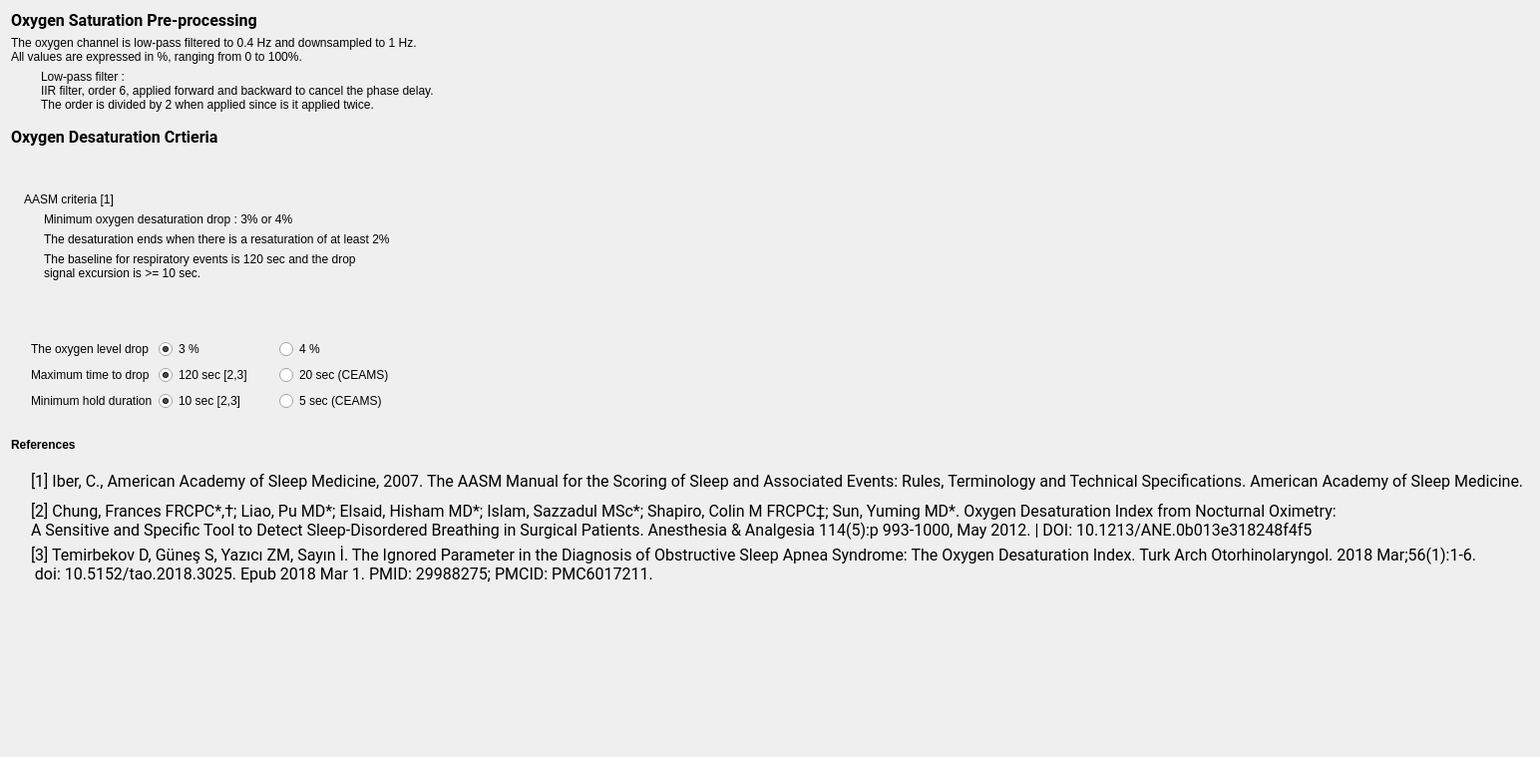
<?xml version="1.0" encoding="UTF-8"?>
<ui version="4.0">
 <class>DetectionSettings</class>
 <widget class="QWidget" name="DetectionSettings">
  <property name="geometry">
   <rect>
    <x>0</x>
    <y>0</y>
    <width>1544</width>
    <height>759</height>
   </rect>
  </property>
  <property name="windowTitle">
   <string/>
  </property>
  <property name="styleSheet">
   <string notr="true">font: 12pt &quot;Roboto&quot;;</string>
  </property>
  <layout class="QVBoxLayout" name="verticalLayout">
   <item>
    <widget class="QLabel" name="label_10">
     <property name="maximumSize">
      <size>
       <width>16777215</width>
       <height>30</height>
      </size>
     </property>
     <property name="font">
      <font>
       <family>Roboto</family>
       <pointsize>12</pointsize>
       <weight>50</weight>
       <italic>false</italic>
       <bold>false</bold>
      </font>
     </property>
     <property name="text">
      <string>&lt;html&gt;&lt;head/&gt;&lt;body&gt;&lt;p&gt;&lt;span style=&quot; font-weight:600;&quot;&gt;Oxygen Saturation Pre-processing&lt;/span&gt;&lt;/p&gt;&lt;/body&gt;&lt;/html&gt;</string>
     </property>
    </widget>
   </item>
   <item>
    <widget class="QLabel" name="label_11">
     <property name="minimumSize">
      <size>
       <width>0</width>
       <height>0</height>
      </size>
     </property>
     <property name="text">
      <string>The oxygen channel is low-pass filtered to 0.4 Hz and downsampled to 1 Hz.
All values are expressed in %, ranging from 0 to 100%.</string>
     </property>
    </widget>
   </item>
   <item>
    <layout class="QGridLayout" name="gridLayout_2">
     <item row="0" column="1">
      <widget class="QLabel" name="label_14">
       <property name="text">
        <string>Low-pass filter : 
IIR filter, order 6, applied forward and backward to cancel the phase delay. 
The order is divided by 2 when applied since is it applied twice.</string>
       </property>
      </widget>
     </item>
     <item row="0" column="0">
      <spacer name="horizontalSpacer_12">
       <property name="orientation">
        <enum>Qt::Horizontal</enum>
       </property>
       <property name="sizeType">
        <enum>QSizePolicy::Fixed</enum>
       </property>
       <property name="sizeHint" stdset="0">
        <size>
         <width>30</width>
         <height>20</height>
        </size>
       </property>
      </spacer>
     </item>
     <item row="1" column="1">
      <spacer name="verticalSpacer_3">
       <property name="orientation">
        <enum>Qt::Vertical</enum>
       </property>
       <property name="sizeType">
        <enum>QSizePolicy::Minimum</enum>
       </property>
       <property name="sizeHint" stdset="0">
        <size>
         <width>20</width>
         <height>10</height>
        </size>
       </property>
      </spacer>
     </item>
    </layout>
   </item>
   <item>
    <widget class="QLabel" name="label">
     <property name="font">
      <font>
       <family>Roboto</family>
       <pointsize>12</pointsize>
       <weight>50</weight>
       <italic>false</italic>
       <bold>false</bold>
      </font>
     </property>
     <property name="text">
      <string>&lt;html&gt;&lt;head/&gt;&lt;body&gt;&lt;p&gt;&lt;span style=&quot; font-weight:600;&quot;&gt;Oxygen Desaturation Crtieria&lt;/span&gt;&lt;/p&gt;&lt;/body&gt;&lt;/html&gt;</string>
     </property>
    </widget>
   </item>
   <item>
    <layout class="QHBoxLayout" name="horizontalLayout_2">
     <item>
      <widget class="QLabel" name="label_pic">
       <property name="maximumSize">
        <size>
         <width>16777215</width>
         <height>185</height>
        </size>
       </property>
       <property name="text">
        <string/>
       </property>
       <property name="pixmap">
        <pixmap resource="desaturation_criteria.qrc">:/desat_critera/oxy_desaturation_small.png</pixmap>
       </property>
      </widget>
     </item>
     <item>
      <layout class="QVBoxLayout" name="verticalLayout_4">
       <item>
        <spacer name="verticalSpacer_8">
         <property name="orientation">
          <enum>Qt::Vertical</enum>
         </property>
         <property name="sizeHint" stdset="0">
          <size>
           <width>20</width>
           <height>40</height>
          </size>
         </property>
        </spacer>
       </item>
       <item>
        <widget class="QLabel" name="label_7">
         <property name="text">
          <string>AASM criteria [1]</string>
         </property>
        </widget>
       </item>
       <item>
        <layout class="QHBoxLayout" name="horizontalLayout">
         <item>
          <spacer name="horizontalSpacer">
           <property name="orientation">
            <enum>Qt::Horizontal</enum>
           </property>
           <property name="sizeType">
            <enum>QSizePolicy::Fixed</enum>
           </property>
           <property name="sizeHint" stdset="0">
            <size>
             <width>20</width>
             <height>20</height>
            </size>
           </property>
          </spacer>
         </item>
         <item>
          <layout class="QVBoxLayout" name="verticalLayout_3">
           <item>
            <widget class="QLabel" name="label_13">
             <property name="text">
              <string>Minimum oxygen desaturation drop : 3% or 4%</string>
             </property>
             <property name="wordWrap">
              <bool>false</bool>
             </property>
            </widget>
           </item>
           <item>
            <widget class="QLabel" name="label_15">
             <property name="text">
              <string>The desaturation ends when there is a resaturation of at least 2%</string>
             </property>
             <property name="wordWrap">
              <bool>false</bool>
             </property>
            </widget>
           </item>
           <item>
            <widget class="QLabel" name="label_3">
             <property name="text">
              <string>The baseline for respiratory events is 120 sec and the drop signal excursion is &gt;= 10 sec.</string>
             </property>
             <property name="wordWrap">
              <bool>true</bool>
             </property>
            </widget>
           </item>
           <item>
            <spacer name="verticalSpacer_5">
             <property name="orientation">
              <enum>Qt::Vertical</enum>
             </property>
             <property name="sizeHint" stdset="0">
              <size>
               <width>20</width>
               <height>40</height>
              </size>
             </property>
            </spacer>
           </item>
          </layout>
         </item>
        </layout>
       </item>
      </layout>
     </item>
     <item>
      <spacer name="horizontalSpacer_4">
       <property name="orientation">
        <enum>Qt::Horizontal</enum>
       </property>
       <property name="sizeHint" stdset="0">
        <size>
         <width>40</width>
         <height>20</height>
        </size>
       </property>
      </spacer>
     </item>
    </layout>
   </item>
   <item>
    <spacer name="verticalSpacer_4">
     <property name="orientation">
      <enum>Qt::Vertical</enum>
     </property>
     <property name="sizeType">
      <enum>QSizePolicy::Minimum</enum>
     </property>
     <property name="sizeHint" stdset="0">
      <size>
       <width>20</width>
       <height>13</height>
      </size>
     </property>
    </spacer>
   </item>
   <item>
    <layout class="QGridLayout" name="gridLayout">
     <item row="0" column="1">
      <widget class="QLabel" name="label_2">
       <property name="minimumSize">
        <size>
         <width>120</width>
         <height>0</height>
        </size>
       </property>
       <property name="text">
        <string>The oxygen level drop</string>
       </property>
      </widget>
     </item>
     <item row="1" column="3">
      <widget class="QRadioButton" name="radioButton_20s">
       <property name="minimumSize">
        <size>
         <width>115</width>
         <height>0</height>
        </size>
       </property>
       <property name="text">
        <string>20 sec (CEAMS)</string>
       </property>
       <attribute name="buttonGroup">
        <string notr="true">buttonGroup_2</string>
       </attribute>
      </widget>
     </item>
     <item row="0" column="2">
      <widget class="QRadioButton" name="radioButton_3perc">
       <property name="text">
        <string>3 %</string>
       </property>
       <property name="checked">
        <bool>true</bool>
       </property>
       <attribute name="buttonGroup">
        <string notr="true">buttonGroup</string>
       </attribute>
      </widget>
     </item>
     <item row="1" column="4">
      <spacer name="horizontalSpacer_10">
       <property name="orientation">
        <enum>Qt::Horizontal</enum>
       </property>
       <property name="sizeHint" stdset="0">
        <size>
         <width>118</width>
         <height>20</height>
        </size>
       </property>
      </spacer>
     </item>
     <item row="0" column="4">
      <spacer name="horizontalSpacer_9">
       <property name="orientation">
        <enum>Qt::Horizontal</enum>
       </property>
       <property name="sizeHint" stdset="0">
        <size>
         <width>40</width>
         <height>20</height>
        </size>
       </property>
      </spacer>
     </item>
     <item row="2" column="3">
      <widget class="QRadioButton" name="radioButton_hold_5s">
       <property name="text">
        <string>5 sec (CEAMS)</string>
       </property>
       <attribute name="buttonGroup">
        <string notr="true">buttonGroup_3</string>
       </attribute>
      </widget>
     </item>
     <item row="2" column="1">
      <widget class="QLabel" name="label_4">
       <property name="minimumSize">
        <size>
         <width>120</width>
         <height>0</height>
        </size>
       </property>
       <property name="text">
        <string>Minimum hold duration</string>
       </property>
      </widget>
     </item>
     <item row="0" column="3">
      <widget class="QRadioButton" name="radioButton_4perc">
       <property name="text">
        <string>4 %</string>
       </property>
       <attribute name="buttonGroup">
        <string notr="true">buttonGroup</string>
       </attribute>
      </widget>
     </item>
     <item row="2" column="4">
      <spacer name="horizontalSpacer_11">
       <property name="orientation">
        <enum>Qt::Horizontal</enum>
       </property>
       <property name="sizeHint" stdset="0">
        <size>
         <width>108</width>
         <height>18</height>
        </size>
       </property>
      </spacer>
     </item>
     <item row="1" column="1">
      <widget class="QLabel" name="label_17">
       <property name="text">
        <string>Maximum time to drop</string>
       </property>
      </widget>
     </item>
     <item row="1" column="2">
      <widget class="QRadioButton" name="radioButton_120s">
       <property name="minimumSize">
        <size>
         <width>115</width>
         <height>0</height>
        </size>
       </property>
       <property name="text">
        <string>120 sec [2,3]</string>
       </property>
       <property name="checked">
        <bool>true</bool>
       </property>
       <attribute name="buttonGroup">
        <string notr="true">buttonGroup_2</string>
       </attribute>
      </widget>
     </item>
     <item row="2" column="2">
      <widget class="QRadioButton" name="radioButton_hold_10s">
       <property name="text">
        <string>10 sec [2,3]</string>
       </property>
       <property name="checked">
        <bool>true</bool>
       </property>
       <attribute name="buttonGroup">
        <string notr="true">buttonGroup_3</string>
       </attribute>
      </widget>
     </item>
     <item row="0" column="0">
      <spacer name="horizontalSpacer_3">
       <property name="orientation">
        <enum>Qt::Horizontal</enum>
       </property>
       <property name="sizeType">
        <enum>QSizePolicy::Fixed</enum>
       </property>
       <property name="sizeHint" stdset="0">
        <size>
         <width>20</width>
         <height>20</height>
        </size>
       </property>
      </spacer>
     </item>
    </layout>
   </item>
   <item>
    <spacer name="verticalSpacer_6">
     <property name="orientation">
      <enum>Qt::Vertical</enum>
     </property>
     <property name="sizeType">
      <enum>QSizePolicy::Minimum</enum>
     </property>
     <property name="sizeHint" stdset="0">
      <size>
       <width>20</width>
       <height>13</height>
      </size>
     </property>
    </spacer>
   </item>
   <item>
    <widget class="QLabel" name="label_8">
     <property name="minimumSize">
      <size>
       <width>0</width>
       <height>30</height>
      </size>
     </property>
     <property name="text">
      <string>&lt;html&gt;&lt;head/&gt;&lt;body&gt;&lt;p&gt;&lt;span style=&quot; font-weight:600;&quot;&gt;References&lt;/span&gt;&lt;/p&gt;&lt;/body&gt;&lt;/html&gt;</string>
     </property>
    </widget>
   </item>
   <item>
    <layout class="QHBoxLayout" name="horizontalLayout_3">
     <item>
      <spacer name="horizontalSpacer_2">
       <property name="orientation">
        <enum>Qt::Horizontal</enum>
       </property>
       <property name="sizeType">
        <enum>QSizePolicy::Fixed</enum>
       </property>
       <property name="sizeHint" stdset="0">
        <size>
         <width>20</width>
         <height>20</height>
        </size>
       </property>
      </spacer>
     </item>
     <item>
      <layout class="QVBoxLayout" name="verticalLayout_2">
       <item>
        <widget class="QLabel" name="label_16">
         <property name="minimumSize">
          <size>
           <width>0</width>
           <height>30</height>
          </size>
         </property>
         <property name="font">
          <font>
           <family>Roboto</family>
           <pointsize>12</pointsize>
           <weight>50</weight>
           <italic>false</italic>
           <bold>false</bold>
          </font>
         </property>
         <property name="text">
          <string>[1] Iber, C., American Academy of Sleep Medicine, 2007. The AASM Manual for the Scoring of Sleep and Associated Events: Rules, Terminology and Technical Specifications. American Academy of Sleep Medicine.</string>
         </property>
         <property name="wordWrap">
          <bool>true</bool>
         </property>
        </widget>
       </item>
       <item>
        <widget class="QLabel" name="label_5">
         <property name="font">
          <font>
           <family>Roboto</family>
           <pointsize>12</pointsize>
           <weight>50</weight>
           <italic>false</italic>
           <bold>false</bold>
          </font>
         </property>
         <property name="text">
          <string>[2] Chung, Frances FRCPC*,†; Liao, Pu MD*; Elsaid, Hisham MD*; Islam, Sazzadul MSc*; Shapiro, Colin M FRCPC‡; Sun, Yuming MD*. Oxygen Desaturation Index from Nocturnal Oximetry: 
A Sensitive and Specific Tool to Detect Sleep-Disordered Breathing in Surgical Patients. Anesthesia &amp; Analgesia 114(5):p 993-1000, May 2012. | DOI: 10.1213/ANE.0b013e318248f4f5</string>
         </property>
         <property name="wordWrap">
          <bool>true</bool>
         </property>
        </widget>
       </item>
       <item>
        <widget class="QLabel" name="label_6">
         <property name="font">
          <font>
           <family>Roboto</family>
           <pointsize>12</pointsize>
           <weight>50</weight>
           <italic>false</italic>
           <bold>false</bold>
          </font>
         </property>
         <property name="text">
          <string>[3] Temirbekov D, Güneş S, Yazıcı ZM, Sayın İ. The Ignored Parameter in the Diagnosis of Obstructive Sleep Apnea Syndrome: The Oxygen Desaturation Index. Turk Arch Otorhinolaryngol. 2018 Mar;56(1):1-6.
 doi: 10.5152/tao.2018.3025. Epub 2018 Mar 1. PMID: 29988275; PMCID: PMC6017211.</string>
         </property>
         <property name="wordWrap">
          <bool>true</bool>
         </property>
        </widget>
       </item>
      </layout>
     </item>
    </layout>
   </item>
   <item>
    <spacer name="verticalSpacer_7">
     <property name="orientation">
      <enum>Qt::Vertical</enum>
     </property>
     <property name="sizeType">
      <enum>QSizePolicy::Expanding</enum>
     </property>
     <property name="sizeHint" stdset="0">
      <size>
       <width>20</width>
       <height>139</height>
      </size>
     </property>
    </spacer>
   </item>
  </layout>
 </widget>
 <resources>
  <include location="desaturation_criteria.qrc"/>
  <include location="../../../../../snooz-toolbox/src/main/python/ui/themes/themes.qrc"/>
 </resources>
 <connections/>
 <buttongroups>
  <buttongroup name="buttonGroup"/>
  <buttongroup name="buttonGroup_3"/>
  <buttongroup name="buttonGroup_2"/>
 </buttongroups>
</ui>
